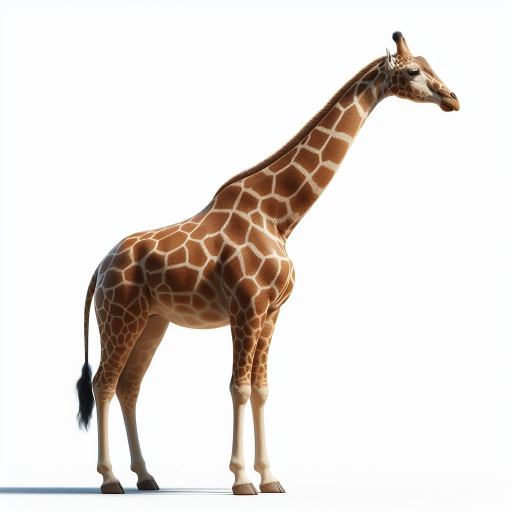
#> input picture Atividade 6-Visao Computacional/GIRAFA.jpeg, 1024 x 1024 px (shown at 1/2 size)
$ jupyter execute Codigo.ipynb   (shell and % lines are left out)
#> lines starting #> are read from the running program, lines starting #| are printed output that depends on the picture; after the words box and inside, x2 and y2 are one past the last pixel; in counts of white or black regions, pixels touching at a corner belong together
[cell 1]
#Instalar as dependências necessárias

[cell 2]
# IMAGEM DA GIRAFA

import math
import numpy as np
import cv2
import matplotlib.pyplot as plt

#Importa e converta para RGB
img = cv2.imread('./GIRAFA.jpeg')
#> img is the input picture: shape (1024, 1024, 3); mean B, G, R 219.7, 224, 230
img = cv2.cvtColor(img, cv2.COLOR_BGR2RGB)

#Convertendo para preto e branco (RGB -> Gray Scale -> BW)
img_gray = cv2.cvtColor(img, cv2.COLOR_RGB2GRAY)
a = img_gray.max()
#> a = 255
valor_limiar = 240  # Workaround para não pegar as manchas e borda preta
_, thresh = cv2.threshold(img_gray, valor_limiar, 255, cv2.THRESH_BINARY_INV)
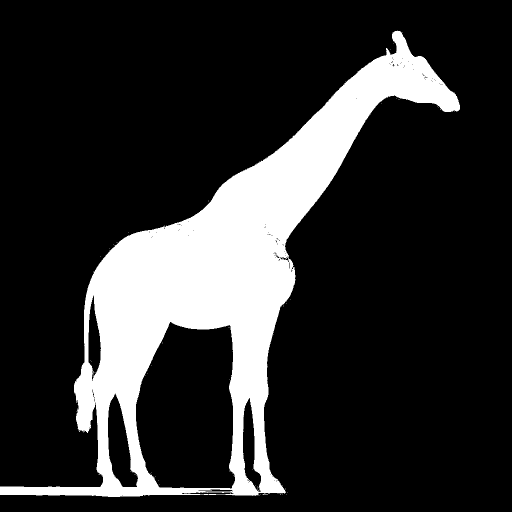
#> thresh: shape (1024, 1024) (shown at 1/2 size); 18.5% white; 78 white regions (77 under 20 px), largest, box (x1, y1, x2, y2) and area: (0, 61, 920, 994) 193670


tamanhoKernel = 5
kernel = np.ones((tamanhoKernel,tamanhoKernel), np.uint8)
thresh_open = cv2.morphologyEx(thresh, cv2.MORPH_OPEN, kernel)
#> thresh_open: shape (1024, 1024); 18.4% white; 2 white regions, box (x1, y1, x2, y2) and area: (0, 62, 920, 994) 192484, (408, 976, 421, 981) 65

#Filtro de ruído (bluring)
img_blur = cv2.blur(img_gray, ksize=(tamanhoKernel,tamanhoKernel))

# Detecção borda com Canny (sem blurry)
edges_gray = cv2.Canny(image=img_gray, threshold1=a/2, threshold2=a/2)
#> edges_gray: shape (1024, 1024); 2.9% white in thin lines or dots, all inside (x1, y1, x2, y2) = (0, 62, 920, 991)
# Detecção borda com Canny (com blurry)
edges_blur = cv2.Canny(image=img_blur, threshold1=a/2, threshold2=a/2)
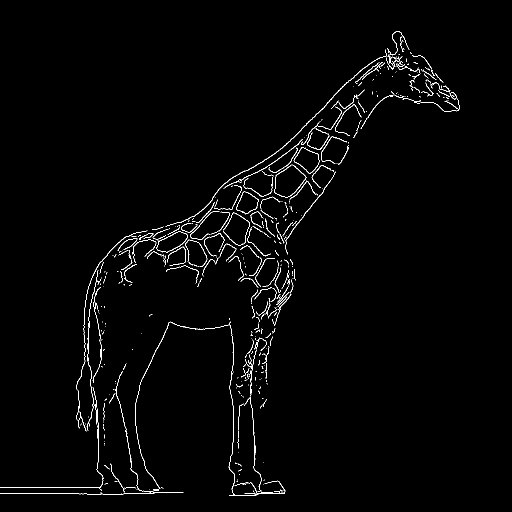
#> edges_blur: shape (1024, 1024) (shown at 1/2 size); 1.4% white in thin lines or dots, all inside (x1, y1, x2, y2) = (0, 63, 919, 992)

# contorno
contours, hierarchy = cv2.findContours(
    image=thresh,
    mode=cv2.RETR_TREE,  # Muda de RETR_TREE para RETR_EXTERNAL para pegar apenas os contornos externos
    method=cv2.CHAIN_APPROX_SIMPLE)
#> contours = 209 contours, 198 with area under 20; largest, box (x1, y1, x2, y2) and area: (0, 61, 920, 994) 259926, (271, 643, 471, 978) 55547, (215, 786, 277, 975) 6346, (485, 795, 523, 983) 3622, (176, 590, 203, 763) 2733
contours = sorted(contours, key = cv2.contourArea, reverse = True)
img_copy = img.copy()
final = cv2.drawContours(img_copy, contours, contourIdx = -1,
                         color = (255, 0, 0), thickness = 2)
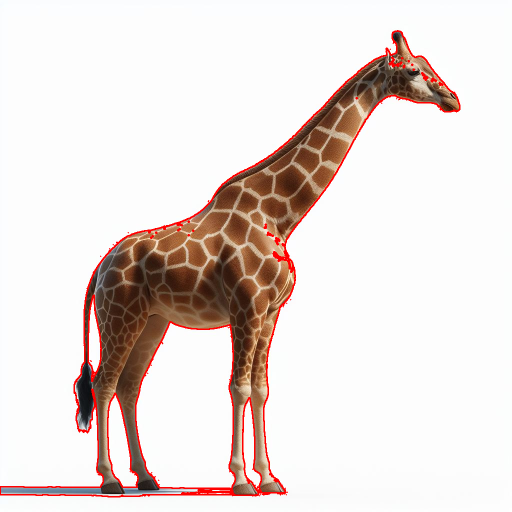
#> final: shape (1024, 1024, 3) (shown at 1/2 size); mean R, G, B 230.9, 219.8, 215.7

#plot imagens
imagens = [img,img_blur,img_gray,edges_gray,edges_blur,thresh,thresh_open,final]
formatoX = math.ceil(len(imagens)**.5)
#> formatoX = 3
if (formatoX**2-len(imagens))>formatoX:
    formatoY = formatoX-1
else:
    formatoY = formatoX
#> formatoY = 3
for i in range(len(imagens)):
    plt.subplot(formatoY, formatoX, i + 1)
    plt.imshow(imagens[i],'gray')
    plt.xticks([]),plt.yticks([])
#> this loop made 8 passes
plt.show()

plt.imshow(final, 'gray')
plt.xticks([]),plt.yticks([])
plt.show()

[cell 3]
import math
import numpy as np
import cv2
import matplotlib.pyplot as plt

# Importa e converte para RGB
img = cv2.imread('./Satelite.jpeg')  # Use o nome do seu arquivo salvo localmente
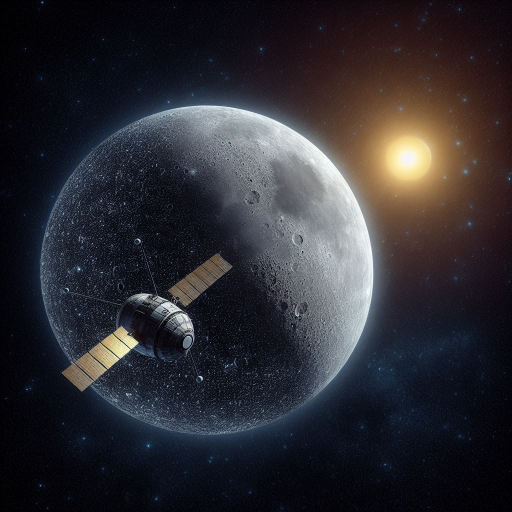
#> input picture Atividade 6-Visao Computacional/Satelite.jpeg, 1024 x 1024 px (shown at 1/2 size)
#> img is the input picture: shape (1024, 1024, 3); mean B, G, R 49.8, 44.2, 45.6
img = cv2.cvtColor(img, cv2.COLOR_BGR2RGB)

# Converte para escala de cinza
img_gray = cv2.cvtColor(img, cv2.COLOR_RGB2GRAY)
a = img_gray.max()

# Binariza a imagem com limiar
_, thresh = cv2.threshold(img_gray, a * 0.33333, a, cv2.THRESH_BINARY)
#> thresh: shape (1024, 1024); 17.9% white; 7386 white regions (7317 under 20 px), largest, box (x1, y1, x2, y2) and area: (212, 198, 938, 807) 154074, (255, 570, 389, 711) 4137, (177, 638, 296, 739) 4134

# Reduz ruídos com morfologia
tamanhoKernel = 65
kernel = np.ones((tamanhoKernel, tamanhoKernel), np.uint8)
thresh_open = cv2.morphologyEx(thresh, cv2.MORPH_OPEN, kernel)
#> thresh_open: shape (1024, 1024); 9.4% white; 1 white region, box (x1, y1, x2, y2) and area: (446, 214, 922, 632) 98466

# Aplica desfoque (blurring)

img_blur = cv2.blur(img_gray, ksize=(tamanhoKernel, tamanhoKernel))

# Detecção de bordas com Canny
edges_gray = cv2.Canny(image=img_gray, threshold1=a / 2, threshold2=a / 2)
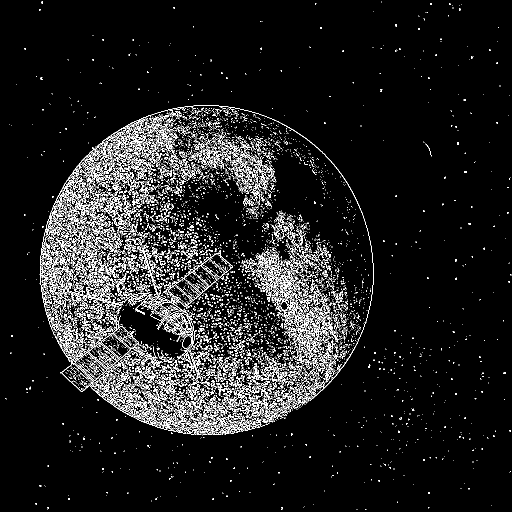
#> edges_gray: shape (1024, 1024) (shown at 1/2 size); 7.3% white in thin lines or dots
edges_blur = cv2.Canny(image=img_blur, threshold1=a / 2, threshold2=a / 2)
#> edges_blur: shape (1024, 1024); every value is 0

# Encontra contornos
contours, hierarchy = cv2.findContours(
    image=thresh,
    mode=cv2.RETR_EXTERNAL,
    method=cv2.CHAIN_APPROX_SIMPLE)
#> contours = 7370 contours, 7337 with area under 20; largest, box (x1, y1, x2, y2) and area: (212, 198, 938, 807) 158655, (255, 570, 389, 711) 4016, (177, 638, 296, 739) 3880, (123, 715, 199, 783) 1712, (149, 705, 214, 762) 1664

# Ordena os contornos por área (decrescente)
contours = sorted(contours, key=cv2.contourArea, reverse=True)

# Cria uma cópia da imagem para desenhar os contornos filtrados
img_copy = img.copy()

# Define área mínima e máxima para contornos (ajuste conforme necessário)
area_min = 500
area_max = 10000

# Filtra e desenha apenas contornos com área dentro da faixa desejada
for cnt in contours:
    area = cv2.contourArea(cnt)
    if area_min < area < area_max:
        cv2.drawContours(img_copy, [cnt], -1, (255, 0, 0), 2)
#> this loop made 7370 passes
#> area on passes 1 to 3: 158655, 4015.5, 3880
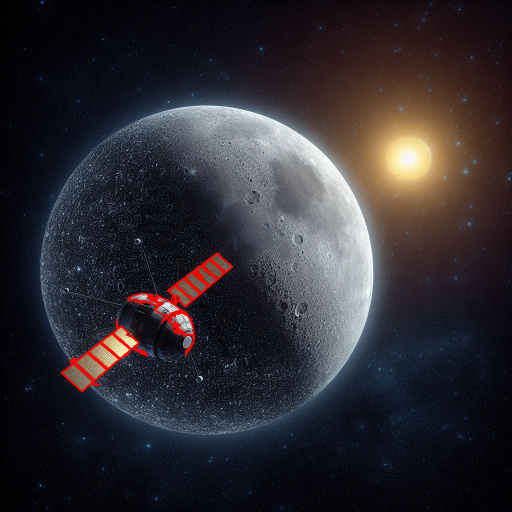
#> img_copy: shape (1024, 1024, 3) (shown at 1/2 size); mean R, G, B 46.9, 43.4, 49

# Lista de imagens para visualização
imagens = [img, img_blur, img_gray, edges_gray, edges_blur, thresh, thresh_open, img_copy]
formatoX = math.ceil(len(imagens) ** 0.5)
formatoY = formatoX if (formatoX ** 2 - len(imagens)) <= formatoX else formatoX - 1

# Mostra todas as etapas
for i in range(len(imagens)):
    plt.subplot(formatoY, formatoX, i + 1)
    plt.imshow(imagens[i], 'gray')
    plt.xticks([]), plt.yticks([])
plt.show()

# Mostra apenas o resultado final com contorno filtrado
plt.imshow(img_copy)
plt.xticks([]), plt.yticks([])
plt.show()

[cell 4]
import math
import numpy as np
import cv2
import matplotlib.pyplot as plt

# Importa e converte para RGB
img = cv2.imread('./Aviao.jpeg')  # ou o nome correto da imagem
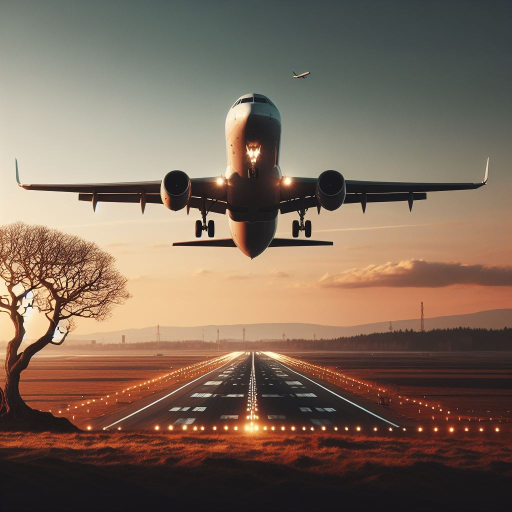
#> input picture Atividade 6-Visao Computacional/Aviao.jpeg, 1024 x 1024 px (shown at 1/2 size)
#> img is the input picture: shape (1024, 1024, 3); mean B, G, R 89.9, 105.5, 125.4
img = cv2.cvtColor(img, cv2.COLOR_BGR2RGB)

# Converte para escala de cinza
img_gray = cv2.cvtColor(img, cv2.COLOR_RGB2GRAY)
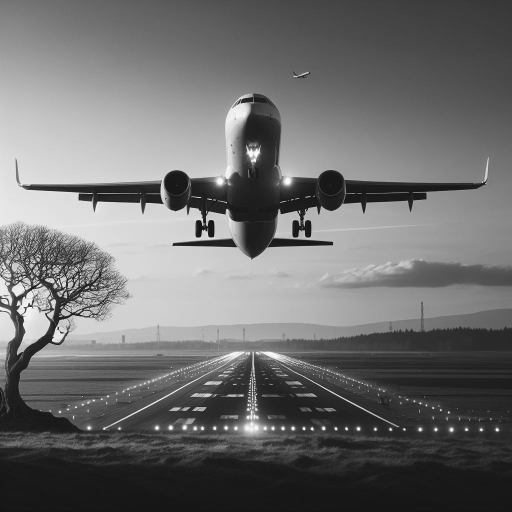
#> img_gray: shape (1024, 1024) (shown at 1/2 size); min 1, max 254, mean 109.7
a = img_gray.max()
#> a = 254

# Threshold ajustado
_, thresh = cv2.threshold(img_gray, a * 0.4, a, cv2.THRESH_BINARY)
#> thresh: shape (1024, 1024); values 0 (black) and 254 (white), 50.2% white; 888 black regions (866 under 20 px), largest, box (x1, y1, x2, y2) and area: (0, 459, 1024, 1024) 327471, (181, 0, 1024, 288) 123947, (327, 187, 976, 519) 51692

# Operações morfológicas
tamanhoKernel = 5
kernel = np.ones((tamanhoKernel, tamanhoKernel), np.uint8)
thresh_open = cv2.morphologyEx(thresh, cv2.MORPH_OPEN, kernel)
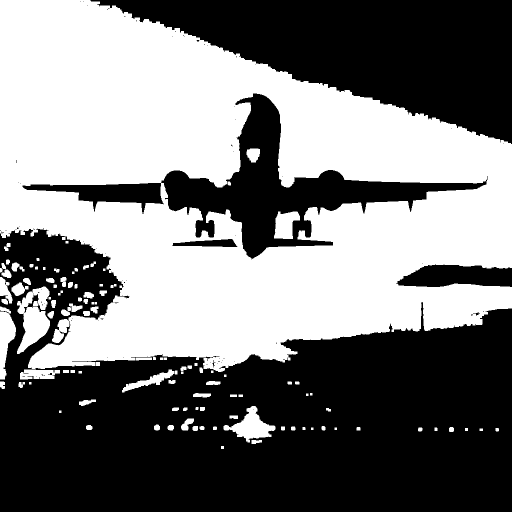
#> thresh_open: shape (1024, 1024) (shown at 1/2 size); values 0 (black) and 254 (white), 47.2% white; 112 white regions, largest, box (x1, y1, x2, y2) and area: (0, 0, 1024, 744) 469386, (34, 573, 100, 708) 5094, (447, 812, 551, 885) 3212

# Filtro de ruído (blur)
img_blur = cv2.blur(img_gray, ksize=(tamanhoKernel, tamanhoKernel))

# Canny para visualização
edges_gray = cv2.Canny(image=img_gray, threshold1=a/2, threshold2=a/2)
#> edges_gray: shape (1024, 1024); 3.7% white in thin lines or dots, all inside (x1, y1, x2, y2) = (0, 142, 1024, 927)
edges_blur = cv2.Canny(image=img_blur, threshold1=a/2, threshold2=a/2)
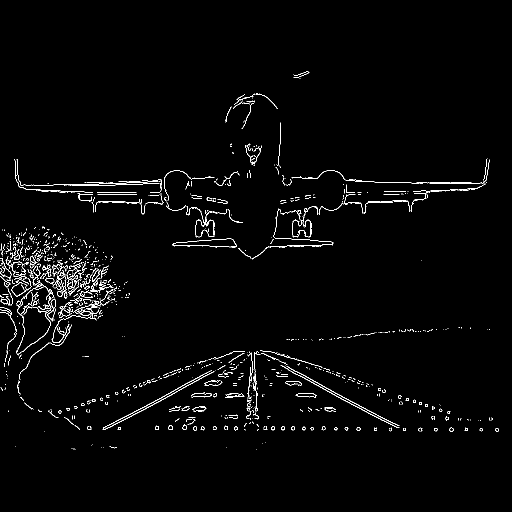
#> edges_blur: shape (1024, 1024) (shown at 1/2 size); 1.8% white in thin lines or dots, all inside (x1, y1, x2, y2) = (0, 143, 998, 900)

# Contornos
contours, hierarchy = cv2.findContours(
    image=thresh_open,
    mode=cv2.RETR_TREE,
    method=cv2.CHAIN_APPROX_SIMPLE)
#> contours = 206 contours, 101 with area under 20; largest, box (x1, y1, x2, y2) and area: (0, 0, 1024, 744) 531617, (321, 186, 976, 520) 56954, (44, 365, 328, 429) 7830, (34, 573, 100, 708) 4832, (447, 812, 551, 885) 3048

# Filtrar por área e posição vertical
min_area = 5000
max_area = 100000
altura_img = img.shape[0]
#> altura_img = 1024

filtered_contours = []
for cnt in contours:
    area = cv2.contourArea(cnt)
    if min_area < area < max_area:
        _, y, _, h = cv2.boundingRect(cnt)
        if y + h/2 < altura_img * 0.75:
            filtered_contours.append(cnt)
#> this loop made 206 passes
#> (area, y, h) on passes 176, 187: (7830.5, 365, 64), (56954.5, 186, 334)
#> area on passes 2, 4, 6, 7, 10, 11: 106, 34.5, 29.5, 51.5, 75, 41
#> after the loop, filtered_contours = 2 contours; box (x1, y1, x2, y2) and area: (321, 186, 976, 520) 56954, (44, 365, 328, 429) 7830

# Desenha os contornos filtrados
img_copy = img.copy()
final = cv2.drawContours(img_copy, filtered_contours, contourIdx=-1,
                         color=(255, 0, 0), thickness=2)

# Plota as imagens
imagens = [img, img_blur, img_gray, edges_gray, edges_blur, thresh, thresh_open, final]
formatoX = math.ceil(len(imagens) ** 0.5)
formatoY = formatoX if (formatoX ** 2 - len(imagens)) <= formatoX else formatoX - 1

for i in range(len(imagens)):
    plt.subplot(formatoY, formatoX, i + 1)
    plt.imshow(imagens[i], 'gray')
    plt.xticks([]), plt.yticks([])

plt.show()

# Mostra só a imagem final com contorno
plt.imshow(final, 'gray')
plt.xticks([]), plt.yticks([])
plt.show()
